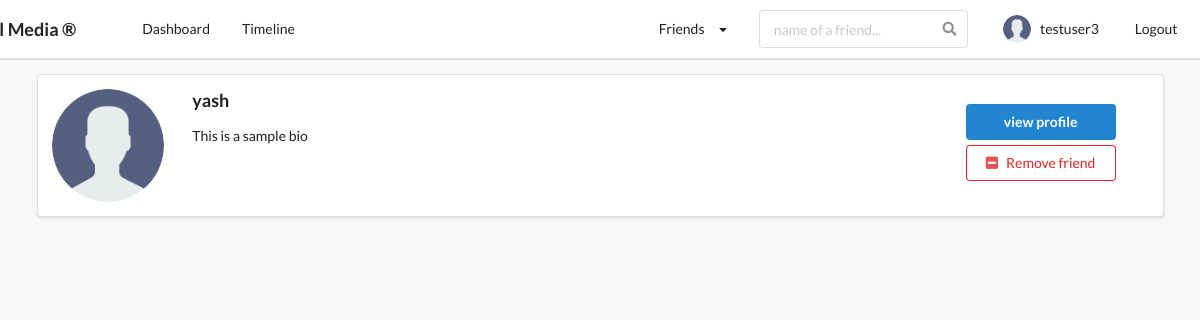
The app's page /profiles/friends/ (signed in), older data.
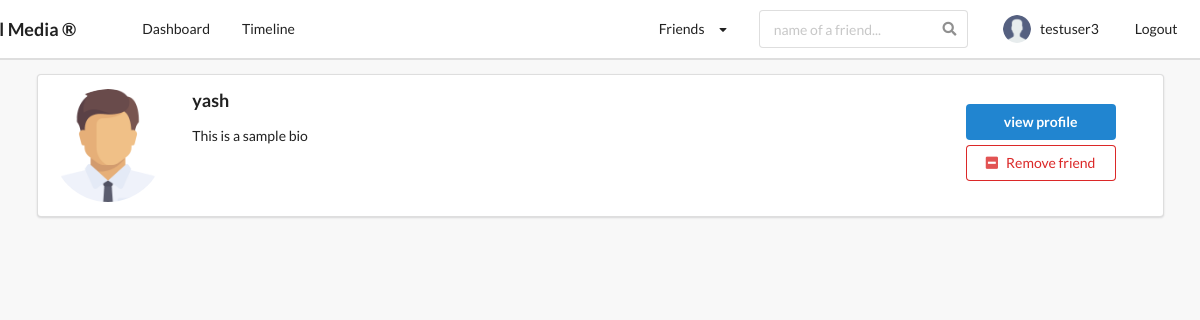
The same page, newer data.
### profiles/models.py (models this page shows, shortened)
class Profile(models.Model):
    first_name = models.CharField(max_length = 200, blank = True)
    last_name = models.CharField(max_length = 200, blank = True)
    user = models.OneToOneField(settings.AUTH_USER_MODEL,on_delete=models.CASCADE)
    bio = models.TextField(default = "no bio", max_length=300, blank = True)
    email = models.EmailField(max_length = 200,blank = True)
    country = models.CharField(choices = COUNTRY_CHOICES, max_length = 100,blank = True)
    avatar = models.ImageField(default = "avatar.png", upload_to = 'avatars/')
    friends = models.ManyToManyField(settings.AUTH_USER_MODEL, blank = True, related_name='friends')
    slug = models.SlugField(unique = True, blank = True)
    updated = models.DateTimeField(auto_now=True)
    created =  models.DateTimeField(auto_now_add=True)
    objects = ProfileManager()
    __initial_first_name = None
    __initial_last_name = None
    def __init__(self,*args, **kwargs):
        super().__init__(*args, **kwargs)
        self.__initial_first_name = self.first_name
        self.__initial_last_name = self.last_name
    def get_absolute_url(self):
        return reverse("profiles:profiles_detail_view", kwargs={"slug":self.slug})
    def get_friends(self):
        return self.friends.all()
    def get_friends_no(self):
        return self.friends.all().count()

### profiles/views.py (the view)
# urls.py: path('friends/', my_friends, name='my_friends_view'),
@login_required
def my_friends(request):
    profile = Profile.objects.get(user = request.user)
    friends = profile.get_friends()
    friends_profile = []
    for friend in friends:
        temp = Profile.objects.get(user = friend)
        friends_profile.append(temp)
    is_empty = False
    if len(friends_profile) == 0:
        is_empty =True
    context = {
        'friends':friends_profile,
        'is_empty':is_empty,
    }
    return render(request, 'profiles/friends_list.html', context)

### profiles/context_processors.py (called while the page is built)
def profile_dp(request):
    if request.user.is_authenticated:
        profile_obj = Profile.objects.get(user=request.user)
        pic = profile_obj.avatar
        return {'picture':pic}
    return {}

def invitation_received_no(request):
    if request.user.is_authenticated:
        profile_obj = Profile.objects.get(user=request.user)
        qs_count = Relationship.objects.invitations_received(profile_obj).count()
        return {'invites_no':qs_count}
    return {}

def friends_no(request):
    if request.user.is_authenticated:
        profile_obj = Profile.objects.get(user=request.user)
        count = profile_obj.get_friends_no()
        return {'friend_count':count}
    return {}

### profiles/models.py (called while the page is built)
    def invitations_received(self,receiver):
        qs = Relationship.objects.filter(receiver=receiver, status='send')
        return qs

### profiles/templates/profiles/friends_list.html (shortened to what this page needs)
{% extends 'base.html' %}
{% block content %}
    {% for friend in friends %}
        <div class="ui segment">
            <div class="ui grid">
                <div class="row">
                    <div class="two wide column">
                        <img class="ui small circular image" src="{{friend.avatar.url}}">
                    </div>
                    <div class="eleven wide column">
                        <h3>{{friend.user}}</h3>
                        <p>{{friend.bio}}</p>
                    </div>
                    <div class="three wide column" style="margin-top:15px;">
                        <a href="{{friend.get_absolute_url}}">
                            <button class="ui primary button" style="margin-bottom:5px; width: 150px">
                                view profile
                            </button>
                        </a>
                        {% if request.user in friend.friends.all %}
                            <form action="{% url 'profiles:remove_friend' %}" method="POST">
                                <button type="submit" class="ui negative basic button"><i class="minus square icon"></i>Remove friend</button>
                            </form>
                        {% endif %}
                    </div>
                </div>
            </div>
        </div>
    {% endfor %}
{% endblock content %}

Row changes from the older to the newer data that the page shows:
changed Profile "This is a sample bio": avatar: a different picture
